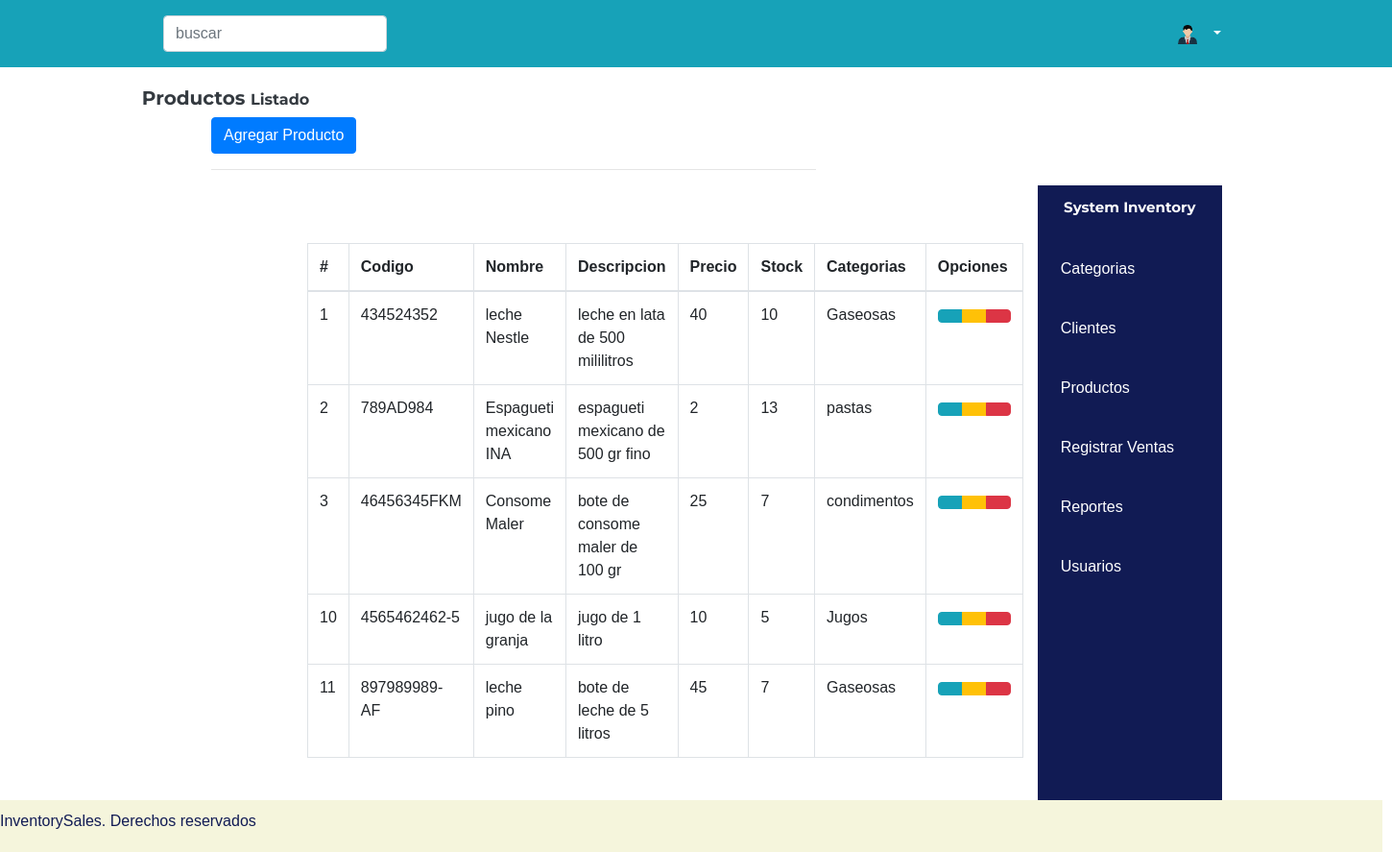
The page /index.php/productos on the database its author committed.
### tables this page shows
CREATE TABLE `productos` (
  `id` int(11) NOT NULL,
  `codigo` varchar(30) NOT NULL,
  `nombre` varchar(45) DEFAULT NULL,
  `descripcion` varchar(100) DEFAULT NULL,
  `precio` varchar(45) DEFAULT NULL,
  `stock` int(11) DEFAULT NULL,
  `estado` varchar(45) DEFAULT NULL,
  `categorias_id` int(11) NOT NULL
);

CREATE TABLE `categorias` (
  `id` int(11) NOT NULL,
  `nombre` varchar(45) DEFAULT NULL,
  `descripcion` varchar(100) DEFAULT NULL,
  `estado` varchar(20) DEFAULT NULL
);

### application/controllers/Productos.php (called while the page is built, shortened)
<?php
class Productos extends CI_Controller {
	public function __construct(){
        $this->load->model("Productos_model");
          $this->load->model("Categorias_model");
    }
     public function index()
	{
        $data= array(
        'productos'=>$this->Productos_model->getProductos(),
        );
        $this->load->view("layouts/header");
        $this->load->view("productos",$data);
         $this->load->view("layouts/aside");
        $this->load->view("layouts/footer");
	}
}

### index.php (called while the page is built, shortened)
<?php
require_once BASEPATH.'core/CodeIgniter.php';

### application/models/Productos_model.php (called while the page is built, shortened)
<?php
class Productos_model extends CI_Model {
public function getProductos(){
    $this->db->select("p.*,c.nombre as categorias");
    $this->db->from("productos p");
    $this->db->join("categorias c","p.categorias_id= c.id");
    $this->db->where("p.estado","activo");
    $resultados=$this->db->get();
    return $resultados->result();
}
}

### application/views/productos.php (the view, shortened to what this page needs)
 <!DOCTYPE html>
<html lang="en">
<head>
<link rel="stylesheet" href="https://cdn.jsdelivr.net/npm/bootstrap@4.5.3/dist/css/bootstrap.min.css">
    <link rel="stylesheet" href="<?=base_url('public/css/main.css')?>">
  <link href="https://unpkg.com/ionicons@4.5.10-0/dist/css/ionicons.min.css" rel="stylesheet">
    </head>
    <body>
        <div class="contenido">
            <section class="content-header encabezado ">
                <h3 class="text-dark font-weight-bold display-4 titulo">
                Productos
                <small class="font-weight-bold">Listado</small>
                </h3>
            </section>
            <section class="content agregar">
                <div class="box box-solid">
                    <div class="box-body">
                    <div class="row">
                        <div class="col-md-12">
                        <a href="<?php echo base_url();?>productos/add" class="btn btn-primary"><i class="icon ion-md-add"></i>Agregar Producto</a>
                        </div>
                    </div>
                    </div>
                     </div>
                       <hr>
                </section>
                        <div class="tabla">
                        <div class="row">
                        <div class="col-md-12">
                        <table id="example1"class="table table-bordered btn-hover">
                            <thead>
                            <tr>
                            <th>#</th>
                            <th>Codigo</th>
                            <th>Nombre</th>
                            <th>Descripcion</th>
                            <th>Precio</th>
                            <th>Stock</th>
                           <th>Categorias</th>
                            <th>Opciones</th>
                            </tr>
                            </thead>
                            <tbody>
                            <?php if(!empty($productos)):?>
                                <?php foreach($productos as $producto):?>
                            <tr>
                             <td><?php echo $producto->id;?></td>
                             <td><?php echo $producto->codigo;?></td>
                            <td><?php echo $producto->nombre;?></td>
                             <td><?php echo $producto->descripcion;?></td>
                            <td><?php echo $producto->precio;?></td>
                            <td><?php echo $producto->stock;?></td>
                            <td><?php echo $producto->categorias;?></td>
                            <?php $dataproducto =$producto->id."*".$producto->codigo."*".$producto->nombre."*".$producto->descripcion."*".$producto->precio."*".$producto->stock."*".$producto->categorias;?>
                            <td>
                            <div class="btn-group">
                                <button type="button" class="btn btn-info btn-view-producto" data-toggle="modal" data-target="#modal-default" value="<?php echo $dataproducto;?> "><span ><i class="icon ion-md-search"></i></span>
                                                    </button>
                                <a href="<?php echo base_url();?>productos/editar/<?php echo $producto->id;?>" class="btn btn-warning"><i class="icon ion-md-create"></i></a>
                                <a href="<?php echo base_url();?>productos/eliminar/<?php echo $producto->id;?>" class="btn btn-danger btn-remove"><i class="icon ion-md-trash"></i></a>
                            </div>
                            </td>
                            </tr>
                                <?php endforeach;?>
                                <?php endif;?>
                            </tbody>
                        </table>
                        </div>
                        </div>
                    </div>
                </div>
    </body>
</html>

### application/views/layouts/header.php (shortened to what this page needs)
   <!DOCTYPE html>
<html lang="en">
<head>
    <link rel="stylesheet" href="https://cdn.jsdelivr.net/npm/bootstrap@4.5.3/dist/css/bootstrap.min.css">
    <link rel="stylesheet" href="<?=base_url('public/css/main.css')?>">
    <link rel="stylesheet" href="<?php echo base_url();?>assets/template/datatables.net-bs/css/dataTables.bootstrap.min.css">
    <link rel="stylesheet" href="<?php echo base_url();?>assets/template/datatables-export/css/buttons.dataTables.min.css">
    <link rel="stylesheet" href="<?php echo base_url();?>assets/template/font-awesome/css/font-awesome.min.css">
  <link href="https://unpkg.com/ionicons@4.5.10-0/dist/css/ionicons.min.css" rel="stylesheet">
    </head>
<body>
<div class="w-100" >
<nav class="navbar navbar-expand-lg  bg-info  ">
 <div class="container">
<form class="form-inline position-relative my-2 d-inline-block">
      <input class="form-control mr-sm-2" type="search" placeholder="buscar" aria-label="Search">
      <button class="btn btn-search position-absolute" type="submit"><i class="icon ion-md-search"></i></button>
    </form>
  <div class="collapse navbar-collapse" id="navbarSupportedContent">
    <ul class="navbar-nav ml-auto">
      <li class="nav-item dropdown  ">
        <a class="nav-link dropdown-toggle text-white"  href="#" id="navbarDropdown" role="button" data-toggle="dropdown" aria-haspopup="true" aria-expanded="false">
        <img src="public/imagenes/user.png" class="user-image mr-2" alt="User Image"><?php echo $this->session->userdata("nombre")?>
        </a>
      </li>
    </ul>
  </div>
</div>
</nav>
</div>
    </body>
</html>

### application/views/layouts/aside.php (shortened to what this page needs)
<!DOCTYPE html>
<html lang="en">
<head>
    <link rel="stylesheet" href="https://cdn.jsdelivr.net/npm/bootstrap@4.5.3/dist/css/bootstrap.min.css">
    <link rel="stylesheet" href="<?=base_url('public/css/main.css')?>">
  <link href="https://unpkg.com/ionicons@4.5.10-0/dist/css/ionicons.min.css" rel="stylesheet">
</head>
<body>
<div class="d-flex ">
  <div id="sidebar-container" class="bg-primary">
    <div class="logo">
      <h4 class="texto">System Inventory</h4>
      </div>
    <div class="menu">
      <a href="<?php echo base_url();?>categorias" class="d-block p-3 textomenu"><i class="icon ion-md-add mr-2 lead"></i>Categorias</a>
      <a href="<?php echo base_url();?>clientes" class="d-block p-3 textomenu"><i class="icon ion-md-person mr-2 lead"></i>Clientes</a>
    <a href="<?php echo base_url();?>productos" class="d-block p-3 textomenu"><i class="icon ion-md-cube mr-2 lead"></i>Productos</a>
    <a href="<?php echo base_url();?>ventas" class="d-block p-3 textomenu"><i class="icon ion-md-cart mr-2 lead"></i>Registrar Ventas</a>
    <a href="<?php echo base_url();?>reportes/ventas" class="d-block p-3 textomenu"><i class="icon ion-md-calculator mr-2 lead"></i>Reportes</a>
    <a href="<?php echo base_url();?>administrador/usuarios" class="d-block p-3 textomenu"><i class="icon ion-md-contacts mr-2 lead"></i>Usuarios</a>
    </div>
</div>
</div>
</body>
</html>

### application/views/layouts/footer.php (shortened to what this page needs)
<html>
<body>
<div>
<footer class="footer" >
            <strong>InventorySales.</strong> Derechos reservados
        </footer>
    </div>
</body>
</html>

### public/css/main.css (style rules this page uses)
h4 { color:green; }
h3,h4 { color: white; text-align: center; }
.texto { color: white; text-align: center; font-weight: bold; }
.textomenu { color: white; }
h3,h4 { color:white; text-align: center; font-family: 'Montserrat', sans-serif; font-size: 15px; }
:root { --primary: #111B54; --light: #ffffff; --grey: #efefef; }
.btn-search { right: 5px; }
body { overflow:hidden; font-family: 'Muli',sans-serif; font-weight: 300; color: var(--primary); }
.bg-primary { background-color: var(--primary) !important; }
#sidebar-container { min-height: 80vh; }
#sidebar-container .logo { padding: .875rem 1.25rem; }
#sidebar-container .menu { width: 12rem; }
.footer { width: 90rem; padding-bottom: 20px; padding-top: 10px; background-color:beige; position: absolute; }
section { margin-top: 40px; width: 45rem; margin-left: 20%; float: right; }
.user-image { width: 20px; height: 20px; }
.contenido { margin-top: 10px; width: 35rem; margin-left: 20%; float: center; background-color: yellow; }
.encabezado { margin-top: 10px; margin-left: 90px; margin-right: 300px; padding-left: 90px; }
.titulo { font-size: 20px; }
.agregar { margin-top: 0px; padding-left: 90px; margin-left: 90px; float: center; }
.tabla { margin-top: 60px; margin-left: 15px; padding-left: 15px; padding-right: 15px; float: left; }

### rows shown on the page
productos: id "1", codigo "434524352", nombre "leche Nestle", descripcion "leche en lata de 500 mililitros", precio "40", stock "10", categorias.nombre "Gaseosas"
productos: id "2", codigo "789AD984", nombre "Espagueti mexicano INA", descripcion "espagueti mexicano de 500 gr fino", precio "2", stock "13", categorias.nombre "pastas"
productos: id "3", codigo "46456345FKM", nombre "Consome Maler", descripcion "bote de consome maler de 100 gr", precio "25", stock "7", categorias.nombre "condimentos"
productos: id "10", codigo "4565462462-5", nombre "jugo de la granja", descripcion "jugo de 1 litro", precio "10", stock "5", categorias.nombre "Jugos"
productos: id "11", codigo "897989989-AF", nombre "leche pino", descripcion "bote de leche de 5 litros", precio "45", stock "7", categorias.nombre "Gaseosas"
